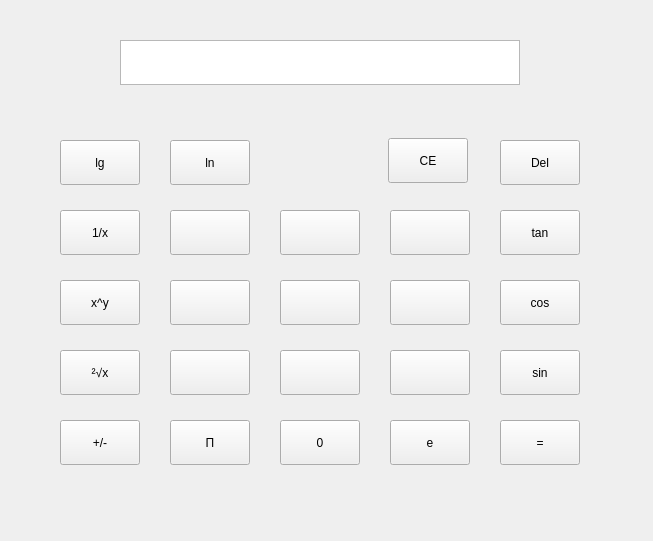
<?xml version="1.0" encoding="UTF-8"?>
<ui version="4.0">
 <class>Trigo_widget</class>
 <widget class="QWidget" name="Trigo_widget">
  <property name="geometry">
   <rect>
    <x>0</x>
    <y>0</y>
    <width>653</width>
    <height>541</height>
   </rect>
  </property>
  <property name="windowTitle">
   <string>Form</string>
  </property>
  <property name="styleSheet">
   <string notr="true">background-image: url(:/image/big_background.png);</string>
  </property>
  <widget class="QWidget" name="widget" native="true">
   <property name="geometry">
    <rect>
     <x>-70</x>
     <y>-20</y>
     <width>791</width>
     <height>571</height>
    </rect>
   </property>
   <widget class="QPushButton" name="pushButton_1">
    <property name="geometry">
     <rect>
      <x>240</x>
      <y>370</y>
      <width>80</width>
      <height>45</height>
     </rect>
    </property>
    <property name="minimumSize">
     <size>
      <width>50</width>
      <height>30</height>
     </size>
    </property>
    <property name="maximumSize">
     <size>
      <width>100</width>
      <height>50</height>
     </size>
    </property>
    <property name="styleSheet">
     <string notr="true">border-image: url(:/image/11.png);</string>
    </property>
    <property name="text">
     <string/>
    </property>
   </widget>
   <widget class="QPushButton" name="pushButton_5">
    <property name="geometry">
     <rect>
      <x>350</x>
      <y>300</y>
      <width>80</width>
      <height>45</height>
     </rect>
    </property>
    <property name="minimumSize">
     <size>
      <width>50</width>
      <height>30</height>
     </size>
    </property>
    <property name="maximumSize">
     <size>
      <width>100</width>
      <height>50</height>
     </size>
    </property>
    <property name="styleSheet">
     <string notr="true">border-image: url(:/image/14.png);</string>
    </property>
    <property name="text">
     <string/>
    </property>
   </widget>
   <widget class="QPushButton" name="btn_cos">
    <property name="geometry">
     <rect>
      <x>570</x>
      <y>300</y>
      <width>80</width>
      <height>45</height>
     </rect>
    </property>
    <property name="minimumSize">
     <size>
      <width>50</width>
      <height>30</height>
     </size>
    </property>
    <property name="maximumSize">
     <size>
      <width>100</width>
      <height>50</height>
     </size>
    </property>
    <property name="text">
     <string>cos</string>
    </property>
   </widget>
   <widget class="QPushButton" name="btn_backspace">
    <property name="geometry">
     <rect>
      <x>570</x>
      <y>160</y>
      <width>80</width>
      <height>45</height>
     </rect>
    </property>
    <property name="minimumSize">
     <size>
      <width>50</width>
      <height>30</height>
     </size>
    </property>
    <property name="maximumSize">
     <size>
      <width>100</width>
      <height>50</height>
     </size>
    </property>
    <property name="text">
     <string>Del</string>
    </property>
   </widget>
   <widget class="QPushButton" name="btn_CE">
    <property name="geometry">
     <rect>
      <x>458</x>
      <y>158</y>
      <width>80</width>
      <height>45</height>
     </rect>
    </property>
    <property name="minimumSize">
     <size>
      <width>50</width>
      <height>30</height>
     </size>
    </property>
    <property name="maximumSize">
     <size>
      <width>100</width>
      <height>50</height>
     </size>
    </property>
    <property name="text">
     <string>CE</string>
    </property>
   </widget>
   <widget class="QPushButton" name="btn_ln">
    <property name="geometry">
     <rect>
      <x>240</x>
      <y>160</y>
      <width>80</width>
      <height>45</height>
     </rect>
    </property>
    <property name="minimumSize">
     <size>
      <width>50</width>
      <height>30</height>
     </size>
    </property>
    <property name="maximumSize">
     <size>
      <width>100</width>
      <height>50</height>
     </size>
    </property>
    <property name="text">
     <string>ln</string>
    </property>
   </widget>
   <widget class="QPushButton" name="btn_1_x">
    <property name="geometry">
     <rect>
      <x>130</x>
      <y>230</y>
      <width>80</width>
      <height>45</height>
     </rect>
    </property>
    <property name="minimumSize">
     <size>
      <width>50</width>
      <height>30</height>
     </size>
    </property>
    <property name="maximumSize">
     <size>
      <width>100</width>
      <height>50</height>
     </size>
    </property>
    <property name="text">
     <string>1/x</string>
    </property>
   </widget>
   <widget class="QPushButton" name="btn_pi">
    <property name="geometry">
     <rect>
      <x>240</x>
      <y>440</y>
      <width>80</width>
      <height>45</height>
     </rect>
    </property>
    <property name="minimumSize">
     <size>
      <width>50</width>
      <height>30</height>
     </size>
    </property>
    <property name="maximumSize">
     <size>
      <width>100</width>
      <height>50</height>
     </size>
    </property>
    <property name="text">
     <string>Π</string>
    </property>
   </widget>
   <widget class="QPushButton" name="pushButton_0">
    <property name="geometry">
     <rect>
      <x>350</x>
      <y>440</y>
      <width>80</width>
      <height>45</height>
     </rect>
    </property>
    <property name="minimumSize">
     <size>
      <width>50</width>
      <height>30</height>
     </size>
    </property>
    <property name="maximumSize">
     <size>
      <width>100</width>
      <height>50</height>
     </size>
    </property>
    <property name="text">
     <string>0</string>
    </property>
   </widget>
   <widget class="QPushButton" name="btn_x_y">
    <property name="geometry">
     <rect>
      <x>130</x>
      <y>300</y>
      <width>80</width>
      <height>45</height>
     </rect>
    </property>
    <property name="minimumSize">
     <size>
      <width>50</width>
      <height>30</height>
     </size>
    </property>
    <property name="maximumSize">
     <size>
      <width>100</width>
      <height>50</height>
     </size>
    </property>
    <property name="text">
     <string>x^y</string>
    </property>
   </widget>
   <widget class="QPushButton" name="btn_equal">
    <property name="geometry">
     <rect>
      <x>570</x>
      <y>440</y>
      <width>80</width>
      <height>45</height>
     </rect>
    </property>
    <property name="minimumSize">
     <size>
      <width>50</width>
      <height>30</height>
     </size>
    </property>
    <property name="maximumSize">
     <size>
      <width>100</width>
      <height>50</height>
     </size>
    </property>
    <property name="text">
     <string>=</string>
    </property>
   </widget>
   <widget class="QPushButton" name="btn_sin">
    <property name="geometry">
     <rect>
      <x>570</x>
      <y>370</y>
      <width>80</width>
      <height>45</height>
     </rect>
    </property>
    <property name="minimumSize">
     <size>
      <width>50</width>
      <height>30</height>
     </size>
    </property>
    <property name="maximumSize">
     <size>
      <width>100</width>
      <height>50</height>
     </size>
    </property>
    <property name="text">
     <string>sin</string>
    </property>
   </widget>
   <widget class="QPushButton" name="pushButton_2">
    <property name="geometry">
     <rect>
      <x>350</x>
      <y>370</y>
      <width>80</width>
      <height>45</height>
     </rect>
    </property>
    <property name="minimumSize">
     <size>
      <width>50</width>
      <height>30</height>
     </size>
    </property>
    <property name="maximumSize">
     <size>
      <width>100</width>
      <height>50</height>
     </size>
    </property>
    <property name="styleSheet">
     <string notr="true">border-image: url(:/image/12.png);</string>
    </property>
    <property name="text">
     <string/>
    </property>
   </widget>
   <widget class="QTextEdit" name="textEdit">
    <property name="geometry">
     <rect>
      <x>190</x>
      <y>60</y>
      <width>400</width>
      <height>45</height>
     </rect>
    </property>
    <property name="minimumSize">
     <size>
      <width>50</width>
      <height>0</height>
     </size>
    </property>
    <property name="maximumSize">
     <size>
      <width>400</width>
      <height>50</height>
     </size>
    </property>
   </widget>
   <widget class="QPushButton" name="btn_zhengfu">
    <property name="geometry">
     <rect>
      <x>130</x>
      <y>440</y>
      <width>80</width>
      <height>45</height>
     </rect>
    </property>
    <property name="minimumSize">
     <size>
      <width>50</width>
      <height>30</height>
     </size>
    </property>
    <property name="maximumSize">
     <size>
      <width>100</width>
      <height>50</height>
     </size>
    </property>
    <property name="text">
     <string>+/-</string>
    </property>
   </widget>
   <widget class="QPushButton" name="pushButton_8">
    <property name="geometry">
     <rect>
      <x>350</x>
      <y>230</y>
      <width>80</width>
      <height>45</height>
     </rect>
    </property>
    <property name="minimumSize">
     <size>
      <width>50</width>
      <height>30</height>
     </size>
    </property>
    <property name="maximumSize">
     <size>
      <width>100</width>
      <height>50</height>
     </size>
    </property>
    <property name="styleSheet">
     <string notr="true">border-image: url(:/image/18.png);</string>
    </property>
    <property name="text">
     <string/>
    </property>
   </widget>
   <widget class="QPushButton" name="pushButton_7">
    <property name="geometry">
     <rect>
      <x>240</x>
      <y>230</y>
      <width>80</width>
      <height>45</height>
     </rect>
    </property>
    <property name="minimumSize">
     <size>
      <width>50</width>
      <height>30</height>
     </size>
    </property>
    <property name="maximumSize">
     <size>
      <width>100</width>
      <height>50</height>
     </size>
    </property>
    <property name="styleSheet">
     <string notr="true">border-image: url(:/image/17.png);</string>
    </property>
    <property name="text">
     <string/>
    </property>
   </widget>
   <widget class="QPushButton" name="btn_log">
    <property name="geometry">
     <rect>
      <x>130</x>
      <y>160</y>
      <width>80</width>
      <height>45</height>
     </rect>
    </property>
    <property name="minimumSize">
     <size>
      <width>50</width>
      <height>30</height>
     </size>
    </property>
    <property name="maximumSize">
     <size>
      <width>100</width>
      <height>50</height>
     </size>
    </property>
    <property name="text">
     <string>lg</string>
    </property>
   </widget>
   <widget class="QPushButton" name="pushButton_9">
    <property name="geometry">
     <rect>
      <x>460</x>
      <y>230</y>
      <width>80</width>
      <height>45</height>
     </rect>
    </property>
    <property name="minimumSize">
     <size>
      <width>50</width>
      <height>30</height>
     </size>
    </property>
    <property name="maximumSize">
     <size>
      <width>100</width>
      <height>50</height>
     </size>
    </property>
    <property name="styleSheet">
     <string notr="true">border-image: url(:/image/19.png);</string>
    </property>
    <property name="text">
     <string/>
    </property>
   </widget>
   <widget class="QPushButton" name="btn_2_x">
    <property name="geometry">
     <rect>
      <x>130</x>
      <y>370</y>
      <width>80</width>
      <height>45</height>
     </rect>
    </property>
    <property name="minimumSize">
     <size>
      <width>50</width>
      <height>30</height>
     </size>
    </property>
    <property name="maximumSize">
     <size>
      <width>100</width>
      <height>50</height>
     </size>
    </property>
    <property name="text">
     <string>²√x</string>
    </property>
   </widget>
   <widget class="QPushButton" name="pushButton_4">
    <property name="geometry">
     <rect>
      <x>240</x>
      <y>300</y>
      <width>80</width>
      <height>45</height>
     </rect>
    </property>
    <property name="minimumSize">
     <size>
      <width>50</width>
      <height>30</height>
     </size>
    </property>
    <property name="maximumSize">
     <size>
      <width>100</width>
      <height>50</height>
     </size>
    </property>
    <property name="styleSheet">
     <string notr="true">border-image: url(:/image/15.png);</string>
    </property>
    <property name="text">
     <string/>
    </property>
   </widget>
   <widget class="QPushButton" name="pushButton_3">
    <property name="geometry">
     <rect>
      <x>460</x>
      <y>370</y>
      <width>80</width>
      <height>45</height>
     </rect>
    </property>
    <property name="minimumSize">
     <size>
      <width>50</width>
      <height>30</height>
     </size>
    </property>
    <property name="maximumSize">
     <size>
      <width>100</width>
      <height>50</height>
     </size>
    </property>
    <property name="styleSheet">
     <string notr="true">border-image: url(:/image/13.png);</string>
    </property>
    <property name="text">
     <string/>
    </property>
   </widget>
   <widget class="QPushButton" name="btn_tan">
    <property name="geometry">
     <rect>
      <x>570</x>
      <y>230</y>
      <width>80</width>
      <height>45</height>
     </rect>
    </property>
    <property name="minimumSize">
     <size>
      <width>50</width>
      <height>30</height>
     </size>
    </property>
    <property name="maximumSize">
     <size>
      <width>100</width>
      <height>50</height>
     </size>
    </property>
    <property name="text">
     <string>tan</string>
    </property>
   </widget>
   <widget class="QPushButton" name="btn_e">
    <property name="geometry">
     <rect>
      <x>460</x>
      <y>440</y>
      <width>80</width>
      <height>45</height>
     </rect>
    </property>
    <property name="minimumSize">
     <size>
      <width>50</width>
      <height>30</height>
     </size>
    </property>
    <property name="maximumSize">
     <size>
      <width>100</width>
      <height>50</height>
     </size>
    </property>
    <property name="text">
     <string>e</string>
    </property>
   </widget>
   <widget class="QPushButton" name="pushButton_6">
    <property name="geometry">
     <rect>
      <x>460</x>
      <y>300</y>
      <width>80</width>
      <height>45</height>
     </rect>
    </property>
    <property name="minimumSize">
     <size>
      <width>50</width>
      <height>30</height>
     </size>
    </property>
    <property name="maximumSize">
     <size>
      <width>100</width>
      <height>50</height>
     </size>
    </property>
    <property name="styleSheet">
     <string notr="true">border-image: url(:/image/16.png);</string>
    </property>
    <property name="text">
     <string/>
    </property>
   </widget>
  </widget>
 </widget>
 <resources/>
 <connections/>
</ui>
